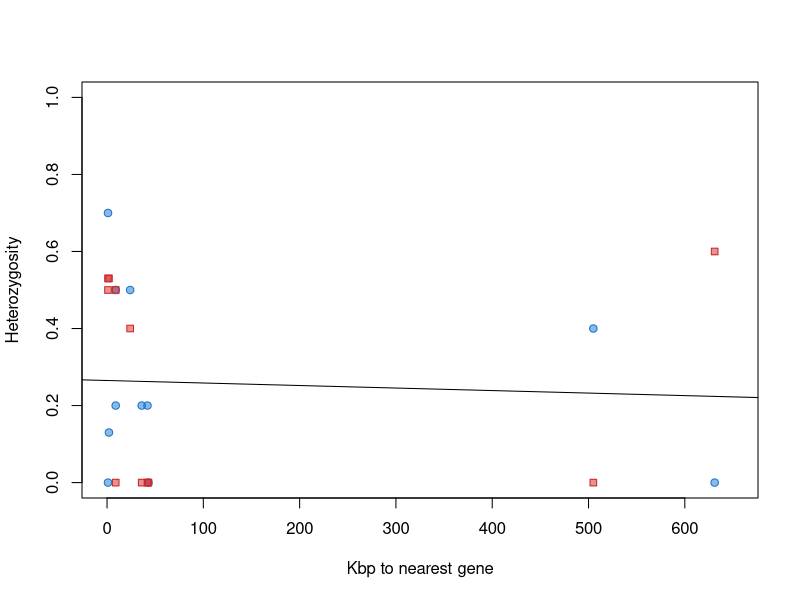
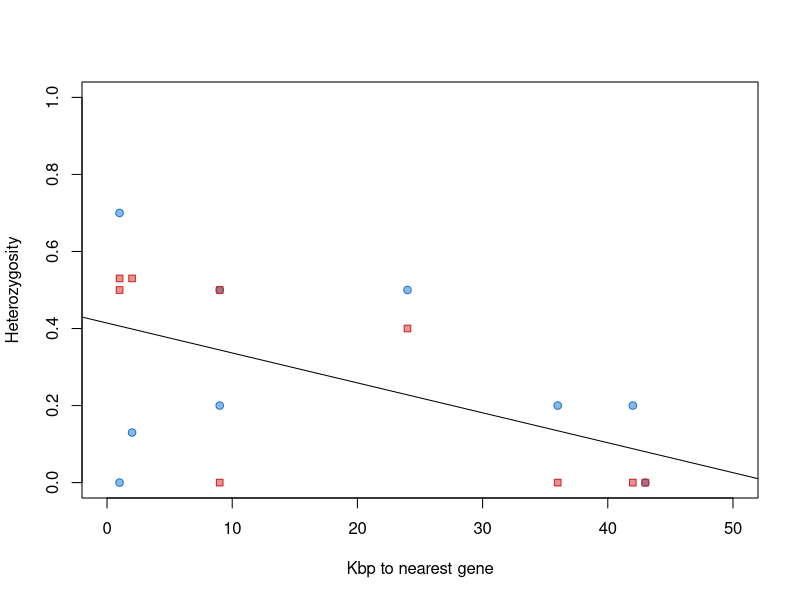

Generate these figures, in order, with R:
setwd("~/Documents/Projects/pupfish/dist_msatt//")
library(scales)

####setup####
data = read.table("msatt_genedist.csv", header=T, sep=",")

#does distance from closest gene influence observed heterozygosity?
mean(data$HoM, na.rm=T)
mean(data$HoS, na.rm=T) #mean across loci are very similar

#recode with 1 het per line and populaiton/locus as an indicator variable
pdata = data.frame(ho = c(data$HoM, data$HoS), dist = data$closegenedist, pop = c(rep("Malpais", nrow(data)), rep("SaltCreek", nrow(data))), locus = c(data$locus, data$locus))
pdata = pdata[complete.cases(pdata),]

####linear model with permutations - all data####
modelout = lm(ho~dist+pop, data=pdata)
summary(modelout)

#permute to estimate pvalues (since not normal)
pOUT = data.frame(rep=seq(1,1000), int=rep(NA, 1000), dist=rep(NA, 1000), pop=rep(NA, 1000))
for(i in 1:1000){ 
  pdata$newy = sample(pdata$ho, length(pdata$ho), replace=F)
  tempmodel  = lm(newy~dist+pop, data=pdata)
  pOUT$int[i]   = coef(tempmodel)[1]
  pOUT$dist[i]  = coef(tempmodel)[2]
  pOUT$pop[i]   = coef(tempmodel)[3]
}
p.dist=nrow(pOUT[abs(coef(modelout)[2])<abs(pOUT$dist),])/i
p.pop =nrow(pOUT[abs(coef(modelout)[3])<abs(pOUT$pop),])/i

#plot data nicely
pdf(file="dist_het.pdf", height = 4, width = 4)
plot(-100,-100, xlim=c(0,650), ylim=c(0,1), xlab="Kbp to nearest gene", ylab="Heterozygosity")
Mdata = pdata[pdata$pop=="Malpais",,drop=F]
Sdata = pdata[pdata$pop=="SaltCreek",,drop=F]
points(Mdata$dist, Mdata$ho, pch=21, col=alpha("dodgerblue3", 1), bg=alpha("dodgerblue3", 0.5))
points(Sdata$dist, Sdata$ho, pch=22, col=alpha("firebrick3", 1), bg=alpha("firebrick3", 0.5))
abline(modelout)
dev.off()

####linear model with permutations - less than 100 Kbp####
spdata = pdata[pdata$dist<=100,,drop=F]
modelout = lm(ho~dist+pop, data=spdata)
summary(modelout)

#permute to estimate pvalues (since not normal)
pOUT = data.frame(rep=seq(1,1000), int=rep(NA, 1000), dist=rep(NA, 1000), pop=rep(NA, 1000))
for(i in 1:1000){ 
  spdata$newy = sample(spdata$ho, length(spdata$ho), replace=F)
  tempmodel  = lm(newy~dist+pop, data=spdata)
  pOUT$int[i]   = coef(tempmodel)[1]
  pOUT$dist[i]  = coef(tempmodel)[2]
  pOUT$pop[i]   = coef(tempmodel)[3]
}
p.dist=nrow(pOUT[abs(coef(modelout)[2])<abs(pOUT$dist),])/i
p.pop =nrow(pOUT[abs(coef(modelout)[3])<abs(pOUT$pop),])/i

#plot data nicely
pdf(file="dist_het_smalldist.pdf", height = 4, width = 4)
plot(-100,-100, xlim=c(0,50), ylim=c(0,1), xlab="Kbp to nearest gene", ylab="Heterozygosity")
Mdata = spdata[spdata$pop=="Malpais",,drop=F]
Sdata = spdata[spdata$pop=="SaltCreek",,drop=F]
points(Mdata$dist, Mdata$ho, pch=21, col=alpha("dodgerblue3", 1), bg=alpha("dodgerblue3", 0.5))
points(Sdata$dist, Sdata$ho, pch=22, col=alpha("firebrick3", 1), bg=alpha("firebrick3", 0.5))
abline(modelout)
dev.off()
